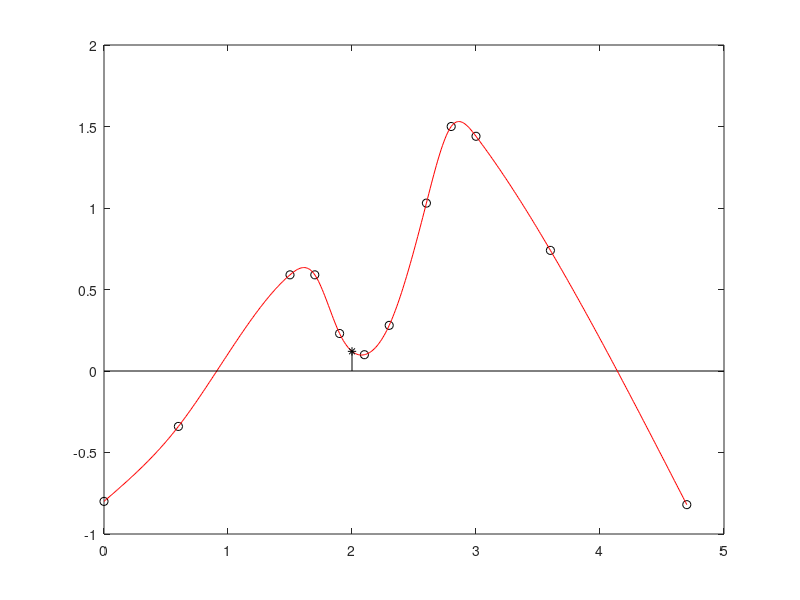

Write the MATLAB code that produced this figure.
% Find the value of y when x = 2, using natural cubic spline interpolation.
%
% x: 0.0   0.6    1.5   1.7   1.9   2.1   2.3   2.6   2.8   3.0   3.6   4.7
% y: -0.8  -0.34  0.59  0.59  0.23  0.1   0.28  1.03  1.5   1.44  0.74  -0.82

function cubic
clc
clear all
clf
x=[0.0 0.6 1.5 1.7 1.9 2.1 2.3 2.6 2.8 3.0 3.6 4.7];
y=[-0.8 -0.34 0.59 0.59 0.23 0.10 0.28 1.03 1.50 1.44 0.74 -0.82];
p=[2];
n=length(x)-1;
for i=1:n
    h(i)=x(i+1)-x(i);
    m(i)=(y(i+1)-y(i))/h(i);
end
for i=1:n-1
    A(i,i)=2*(h(i)+h(i+1));
    b(i)=6*(m(i+1)-m(i));
end
for i=2:n-1
    A(i-1,i)=h(i);
    A(i,i-1)=h(i);
end
z=(A^(-1))*b' ;
w(1)=0;
w(n+1)=0;
for i=2:n
    w(i)=z(i-1);
end
plot(x,y,'ok')
hold on
for j=1:length(p)
    for i=1:n
        sx=x(i):.01:x(i+1);
        F=(w(i+1)/(6*h(i)))*(sx-x(i)).^3-(w(i)/(6*h(i)))*(sx-x(i+1)).^3+(y(i+1)/h(i)-w(i+1)*h(i)/6)*(sx-x(i))-(y(i)/h(i)-w(i)*h(i)/6)*(sx-x(i+1));
        plot(sx,F,'r')
        if (p(j)>=x(i)&& p(j)<x(i+1))
            sp(j)=(w(i+1)/(6*h(i)))*(p(j)-x(i))^3-(w(i)/(6*h(i)))*(p(j)-x(i+1))^3+(y(i+1)/h(i)-w(i+1)*h(i)/6)*(p(j)-x(i))-(y(i)/h(i)-w(i)*h(i)/6)*(p(j)-x(i+1));
            stem(p(j),sp(j),'*k');
        elseif(p(j)==x(n+1))
            sp(j)=y(n+1);
            stem(p(j),sp(j),'*k');
        end
    end
end
fprintf('interpolating points interpolated values\n');
for i=1:length(p)
    fprintf( '%11.8f %11.8f \n',p(i),sp(i));
end
